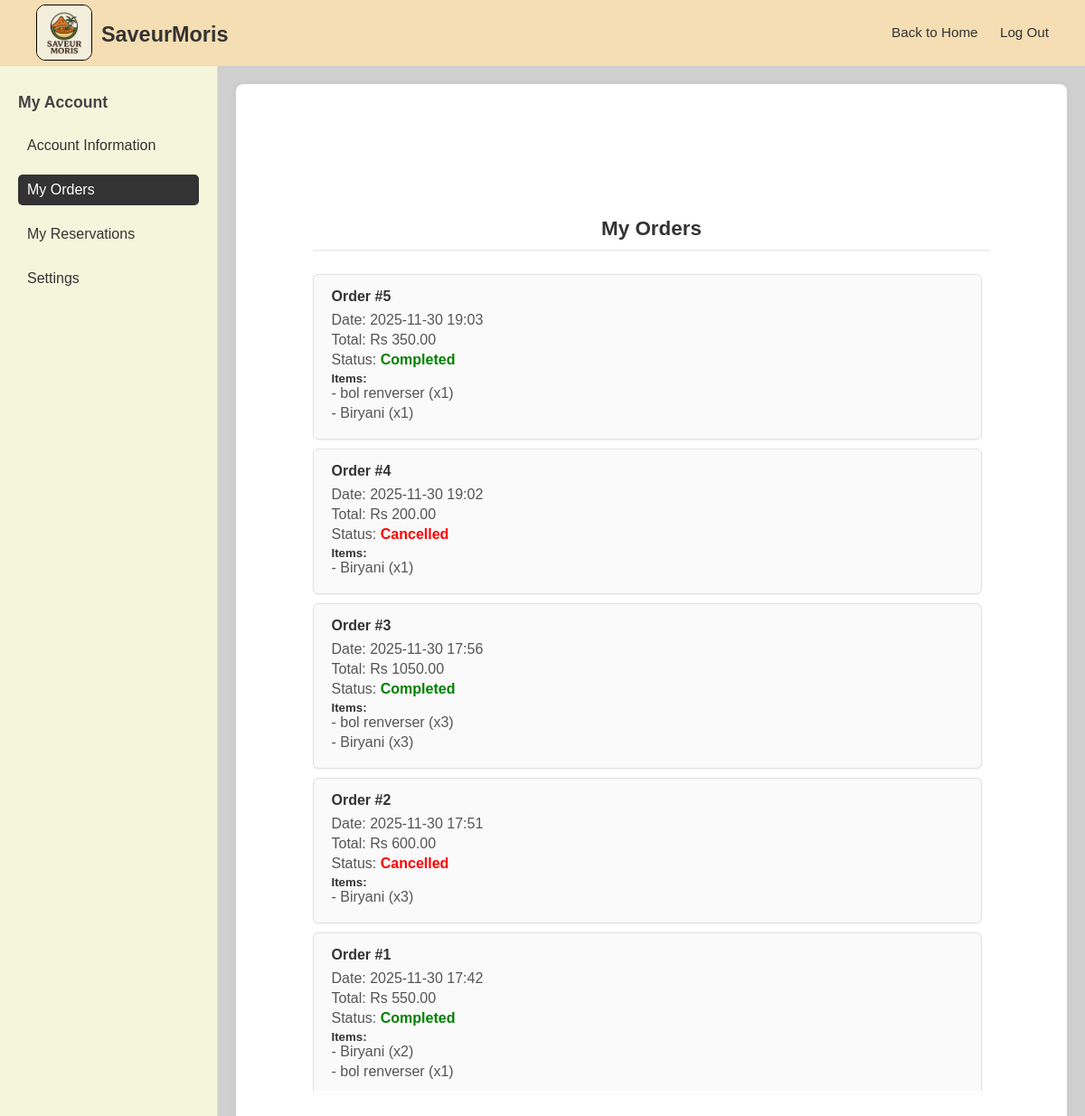
Screenshot of /profile/my_orders/ (signed in) with the database file from the repository.
### web_app/models.py (models this page shows, shortened)
class Order(models.Model):
    orderID = models.AutoField(primary_key=True)
    customer = models.ForeignKey(Customer, on_delete=models.CASCADE)
    order_date = models.DateTimeField(auto_now_add=True)
    order_type = models.CharField(
        max_length=20,
        choices=[('delivery', 'Delivery'), ('pickup', 'Pickup'), ('dinein', 'Dine-In')],
        default='pickup'
    )
    deliveryaddress = models.CharField(max_length=255, blank=True, null=True)
    totalamount = models.DecimalField(max_digits=10, decimal_places=2)
    status = models.CharField(
        max_length=20,
        choices=[("pending", "Pending"), ("completed", "Completed"), ("cancelled", "Cancelled")],
        default="pending"
    )

class OrderItem(models.Model):
    order = models.ForeignKey(Order, on_delete=models.CASCADE)
    menu = models.ForeignKey(Menu, on_delete=models.CASCADE)
    quantity = models.PositiveIntegerField(default=1)
    unit_price = models.DecimalField(max_digits=8, decimal_places=2)

class Menu(models.Model):
    menuID = models.AutoField(primary_key=True)
    menuName = models.CharField(max_length=150)
    description = models.TextField()
    price = models.DecimalField(max_digits=8, decimal_places=2)
    image_url = models.ImageField(upload_to='menu_images/')

### web_app/views.py (the view)
# urls.py: path('profile/my_orders/', views.account_orders, name='orders'),
@login_required
def account_orders(request):
    customer = Customer.objects.get(user=request.user)
    orders = Order.objects.filter(customer=customer).order_by("-order_date")
    return render(request, "web_app/account/orders.html", {"section": "orders", "orders": orders})

### web_app/templates/web_app/account/orders.html (shortened to what this page needs)
{% extends 'web_app/account/base_account.html' %}
{% block content %}
<h2>My Orders</h2>
<div class="scroll-section">
    {% if orders %}
        {% for o in orders %}
        <div class="order-card">
            <h4>Order #{{ o.orderID }}</h4>
            <p>Date: {{ o.order_date|date:"Y-m-d H:i" }}</p>
            <p>Total: Rs {{ o.totalamount }}</p>
            <p>Status:
                <span class="status
                    {% if o.status == 'completed' %}delivered
                    {% elif o.status == 'pending' %}pending
                    {% else %}cancelled{% endif %}
                ">
                    {{ o.status|title }}
                </span>
            </p>
            <h5>Items:</h5>
            {% for item in o.orderitem_set.all %}
                <p>- {{ item.menu.menuName }} (x{{ item.quantity }})</p>
            {% endfor %}
        </div>
        {% endfor %}
    {% else %}
        <p>No orders yet.</p>
    {% endif %}
</div>
{% endblock %}

### web_app/static/web_app/css/profile.css (style rules this page uses)
.content h2 { text-align: center; margin-bottom: 25px; font-size: 1.4rem; color: #333; border-bottom: 2px solid #eee; padding-bottom: 10px; }
.scroll-section { max-height: 65vh; overflow-y: auto; padding-right: 10px; scrollbar-width: thin; }
.order-card, .review-card { background-color: #fafafa; border: 1px solid #e0e0e0; border-radius: 6px; padding: 15px 20px; margin-bottom: 10px; box-shadow: 0 1px 3px rgba(0, 0, 0, 0.05); }
.order-card h4, .review-card h4 { margin-bottom: 8px; color: #333; }
.order-card p, .review-card p { margin-bottom: 4px; color: #555; }
.status { font-weight: bold; }
.status.delivered { color: green; }
.status.cancelled { color: red; }

### web_app/templates/web_app/account/base_account.html (style rules this page uses)
* { margin: 0; padding: 0; font-family: Arial, Helvetica, sans-serif; }
body { min-height: 100vh; background-color: #d0d0d0; color: #333; overflow: hidden; }

### rows the page displays
Order: orderID "5", order_date "2025-11-30 19:03", totalamount "350.00", status "Completed"
OrderItem: menu.menuName "bol renverser", quantity "1"
OrderItem: menu.menuName "Biryani", quantity "1"
Order: orderID "4", order_date "2025-11-30 19:02", totalamount "200.00", status "Cancelled"
OrderItem: menu.menuName "Biryani", quantity "1"
Order: orderID "3", order_date "2025-11-30 17:56", totalamount "1050.00", status "Completed"
OrderItem: menu.menuName "bol renverser", quantity "3"
OrderItem: menu.menuName "Biryani", quantity "3"
Order: orderID "2", order_date "2025-11-30 17:51", totalamount "600.00", status "Cancelled"
OrderItem: menu.menuName "Biryani", quantity "3"
Order: orderID "1", order_date "2025-11-30 17:42", totalamount "550.00", status "Completed"
OrderItem: menu.menuName "Biryani", quantity "2"
OrderItem: menu.menuName "bol renverser", quantity "1"
